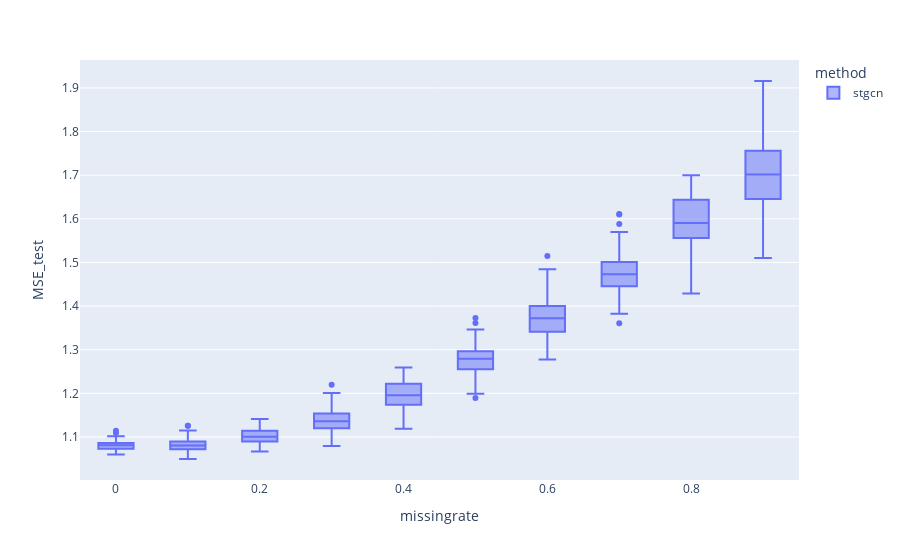

Notebook code for this chart:
### Code cell
gnar_stgcn_1.plot.box(backend='plotly',x='missingrate',color='method',y='MSE_test')

### Figure 1 — Plotly figure (JSON) as saved in the notebook; plotly's stock layout.template omitted (floating-point values rounded to 4 significant figures; data arrays with more than 128 entries replaced by an {"elided": "..."} marker saying what was removed)
{"data": [{"alignmentgroup": "True", "hovertemplate": "method=stgcn<br>missingrate=%{x}<br>MSE_test=%{y}<extra></extra>", "legendgroup": "stgcn", "marker": {"color": "#636efa"}, "name": "stgcn", "notched": false, "offsetgroup": "stgcn", "orientation": "v", "showlegend": true, "type": "box", "x": {"elided": "1000 float values"}, "x0": " ", "xaxis": "x", "y": {"elided": "1000 float values"}, "y0": " ", "yaxis": "y"}], "layout": {"autosize": true, "boxmode": "group", "legend": {"title": {"text": "method"}, "tracegroupgap": 0}, "margin": {"t": 60}, "xaxis": {"anchor": "y", "autorange": true, "domain": [0, 1], "range": [-0.05, 0.95], "title": {"text": "missingrate"}, "type": "linear"}, "yaxis": {"anchor": "x", "autorange": true, "domain": [0, 1], "range": [1.001, 1.964], "title": {"text": "MSE_test"}, "type": "linear"}}}
